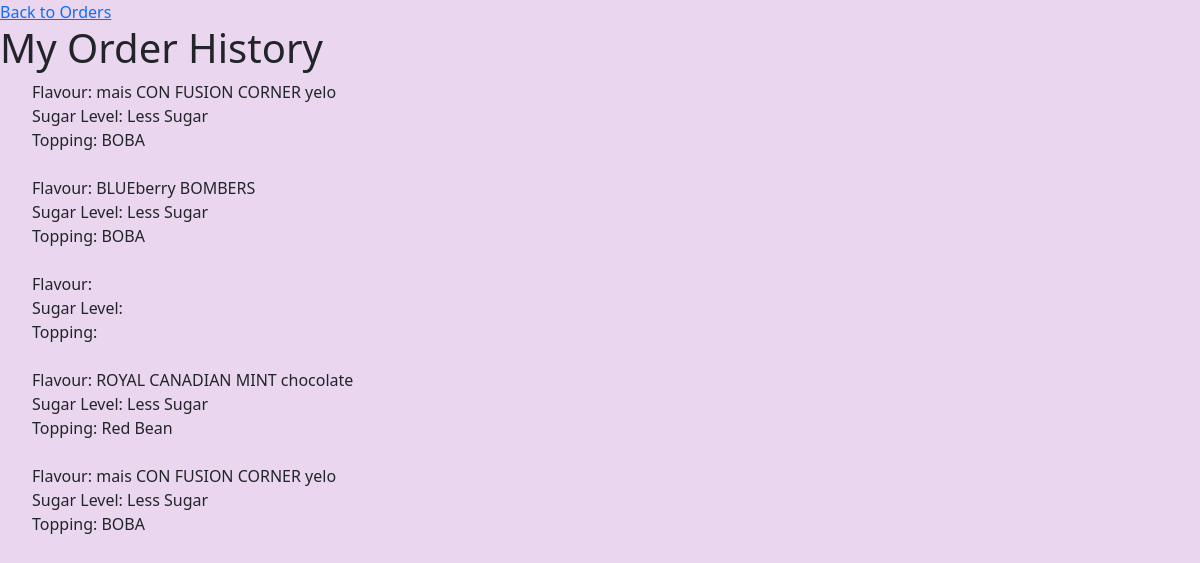
The page /myOrders.php on the database its author committed.
### tables this page shows
CREATE TABLE `orders` (
  `id` int(11) NOT NULL,
  `flavour` varchar(50) NOT NULL,
  `sugar` varchar(50) NOT NULL,
  `topping` varchar(50) NOT NULL
);

### myOrders.php (the view, shortened to what this page needs)
<?php
	require('connect.php');
	$query = "SELECT * FROM orders ORDER BY id DESC" ;
	$statement = $db->prepare($query);
	$statement->execute();
?>
<!DOCTYPE html>
<html>
<head>
	<link rel="stylesheet" type="text/css" href="css/myOrders.css">
	<link href="https://cdn.jsdelivr.net/npm/bootstrap@5.3.3/dist/css/bootstrap.min.css" rel="stylesheet">
</head>
<body class="body">
	<a href="order.php">Back to Orders</a>
	<h1>My Order History</h1>
	<ul>
		<?php while($row = $statement->fetch()): ?>
			<li>Flavour: <?= $row['flavour'] ?></li>
			<li>Sugar Level: <?= $row['sugar'] ?></li>
			<li>Topping: <?= $row['topping'] ?></li> <br>
		<?php endwhile ?>
	</ul>
</body>
</html>

### css/myOrders.css (style rules this page uses)
.body ul li { list-style-type: none; }
.body { background: #ebd6ef; }

### rows shown on the page
orders: flavour "mais CON FUSION CORNER yelo", sugar "Less Sugar", topping "BOBA"
orders: flavour "BLUEberry BOMBERS", sugar "Less Sugar", topping "BOBA"
orders: flavour "ROYAL CANADIAN MINT chocolate", sugar "Less Sugar", topping "Red Bean"
orders: flavour "mais CON FUSION CORNER yelo", sugar "Less Sugar", topping "BOBA"
